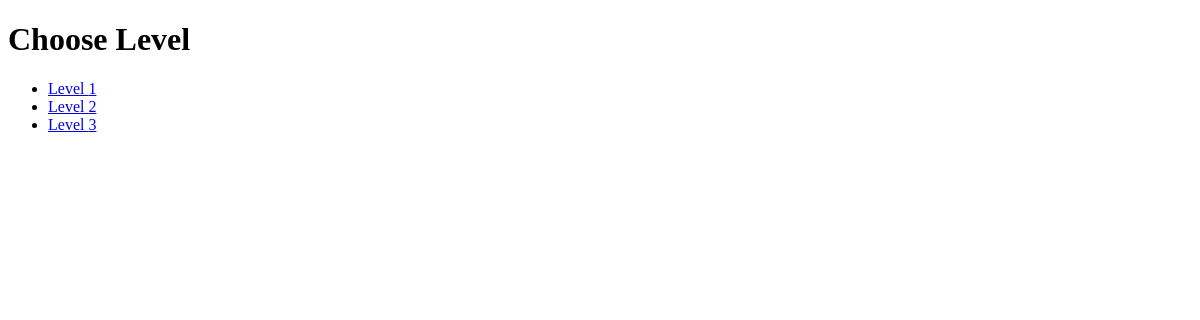
Page /user/start_quiz/4 on the earlier database version.
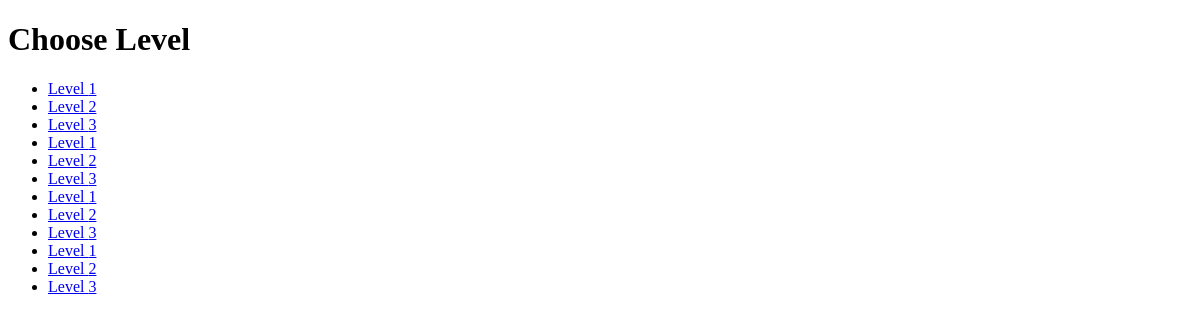
Same page on the later database version.
### models.py (models this page shows)
class Level(db.Model):
    id = db.Column(db.Integer, primary_key=True)
    category_id = db.Column(db.Integer, db.ForeignKey('category.id'), nullable=False)
    level_number = db.Column(db.Integer, nullable=False)

### user_blueprint.py (the view)
@user_blueprint.route('/start_quiz/<int:category_id>', methods=['GET'])
def start_quiz(category_id):
    levels = get_levels_for_category(category_id)
    return render_template('choose_level.html', levels=levels, category_id=category_id)

### user_blueprint.py (called while the page is built)
def get_levels_for_category(category_id):
    levels = Level.query.filter_by(category_id=category_id).all()
    return levels

### templates/choose_level.html (shortened to what this page needs)
<!DOCTYPE html>
<html lang="en">
<head>
</head>
<body>
    <h1>Choose Level</h1>
    <ul>
        {% for level in levels %}
        <li><a href="{{ url_for('user.display_questions', category_id=category_id, level_number=level.level_number) }}">Level {{ level.level_number }}</a></li>
        {% endfor %}
    </ul>
</body>
</html>

Differences in the rows shown:
added Level: level_number "1"
added Level: level_number "2"
added Level: level_number "3"
added Level: level_number "1"
added Level: level_number "2"
added Level: level_number "3"
added Level: level_number "1"
added Level: level_number "2"
added Level: level_number "3"
